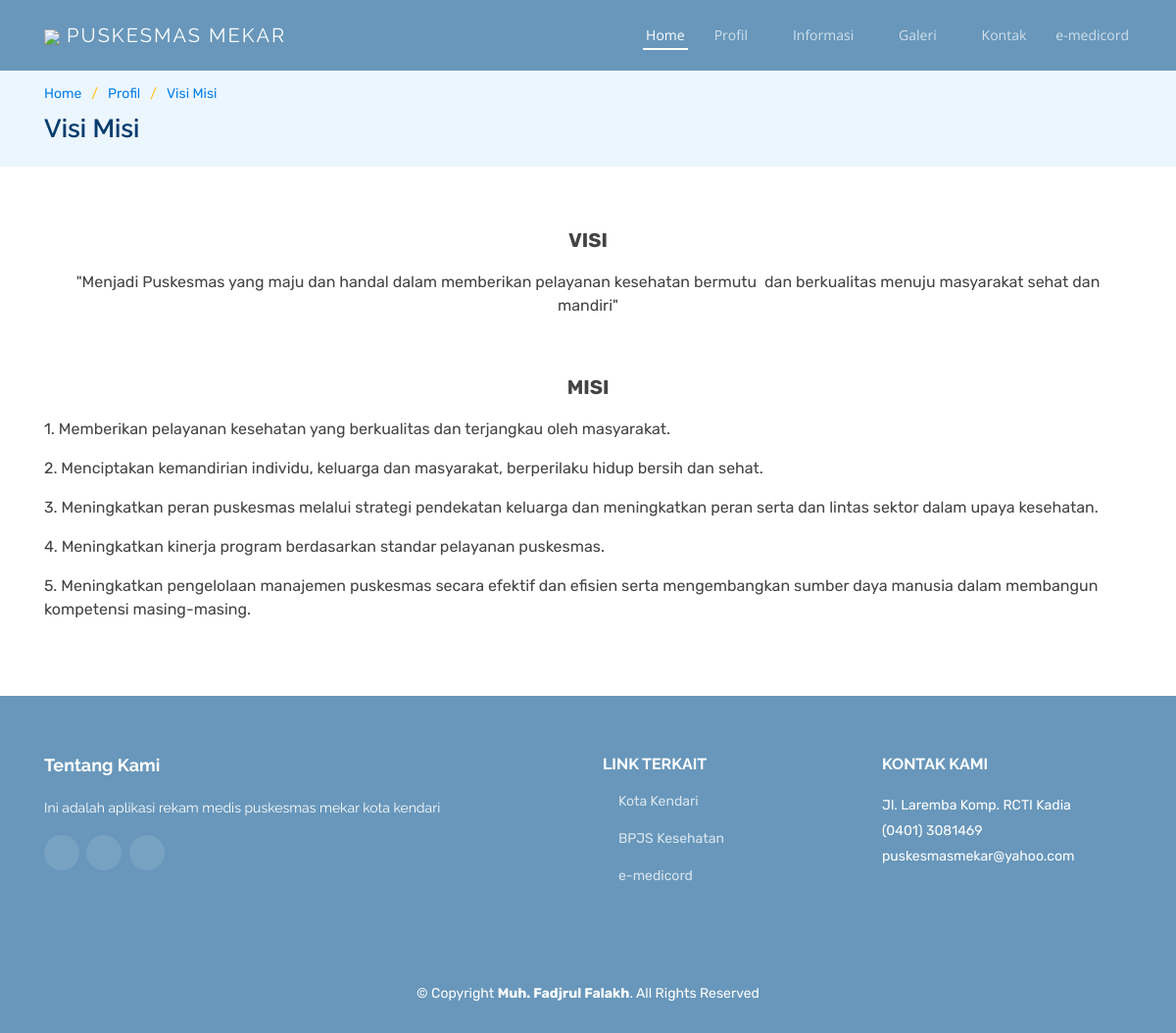
/index.php/profil/visi_misi, run on the app's committed database.
### tables this page shows
CREATE TABLE `tbl_web_content` (
  `content_id` int(11) NOT NULL,
  `content_title` varchar(30) NOT NULL,
  `content_text` text NOT NULL,
  `content_image` varchar(50) NOT NULL,
  `content_menu` varchar(30) NOT NULL,
  `createtime` datetime NOT NULL
);

CREATE TABLE `tbl_setting` (
  `setting_id` int(11) NOT NULL,
  `setting_appname` varchar(100) NOT NULL,
  `setting_short_appname` varchar(10) NOT NULL,
  `setting_owner_name` varchar(100) NOT NULL,
  `setting_phone` varchar(30) NOT NULL,
  `setting_email` varchar(100) NOT NULL,
  `setting_address` text NOT NULL,
  `setting_logo` varchar(100) NOT NULL,
  `setting_background` varchar(150) NOT NULL,
  `setting_instagram` varchar(150) NOT NULL,
  `setting_facebook` varchar(150) NOT NULL,
  `setting_youtube` varchar(150) NOT NULL,
  `setting_about` text DEFAULT NULL,
  `setting_key_aes` varchar(300) NOT NULL,
  `setting_key_speck` varchar(300) NOT NULL,
  `createtime` datetime NOT NULL
);

CREATE TABLE `tbl_web_link` (
  `link_id` int(11) NOT NULL,
  `link_name` varchar(50) NOT NULL,
  `link_url` text NOT NULL,
  `link_image` text NOT NULL,
  `createtime` datetime NOT NULL
);

### application/helpers/site_helper.php (called while the page is built, shortened)
<?php
    if(!function_exists('TemplateLandingPage')){
        function TemplateLandingPage($data, $view, $viewCategory){
            switch($viewCategory){
                default:
                    get_instance()->load->view($view);
                    get_instance()->load->view("landing_page/template/footer");
            }
        }
    }
    if(!function_exists('getSetting')){
        function getSetting(){
            $setting = get_instance()->m_setting->fetch_setting();
            return $setting;
        }
    }
?>

### application/controllers/Profil.php (called while the page is built, shortened)
<?php
class Profil extends CI_Controller {
    public function visi_misi(){
		$data['setting']             = getSetting();
		$data['link']                = $this->m_link->read('','','');
		$data['content']             = $this->m_content->get('visi');
		$data['news_category']       = $this->m_news_category->read('','','');
		$view         = "landing_page/profil/visi";
		$viewCategory = "all";
		TemplateLandingPage($data, $view, $viewCategory);
	}
}

### index.php (called while the page is built, shortened)
<?php
require_once BASEPATH.'core/CodeIgniter.php';

### application/models/M_content.php (called while the page is built, shortened)
<?php
class M_content extends CI_Model {
    public function get($id) {
        $this->db->where('content_menu', $id);
        $query = $this->db->get('tbl_web_content', 1);
        return $query->result();
    }
}
?>

### application/models/M_setting.php (called while the page is built, shortened)
<?php
class M_setting extends CI_Model {
    public function fetch_setting() {
        $this->db->select("*");
        $this->db->from('tbl_setting');
        $this->db->where('setting_id', 1);
        $query = $this->db->get();
        if ($query->num_rows() > 0) {
            foreach ($query->result() as $row) {
                $data[] = $row;
            }
            return $data;
        }
        return false;
    }
}
?>

### application/models/M_link.php (called while the page is built, shortened)
<?php
class M_link extends CI_Model {
    public function read($limit, $start, $key) {
        $this->db->select('*');
        $this->db->from('tbl_web_link');
        $query = $this->db->get();
        if ($query->num_rows() > 0) {
            foreach ($query->result() as $row) {
                $data[] = $row;
            }
            return $data;
        }
        return null;
    }
}
?>

### application/views/landing_page/profil/visi.php (the view)
 <section id="breadcrumbs" class="breadcrumbs">
    <div class="container">
        <ol>
            <li><a href="<?php echo site_url('LandingPage')?>">Home</a></li>
            <li><a href="#">Profil</a></li>
            <li><a href="#">Visi Misi</a></li>
        </ol>
        <h2>Visi Misi</h2>
    </div>
</section>
<main id="main">
    <section id="services" class="services">
        <div class="container" data-aos="fade-up">
            <?php echo $content[0]->content_text;?>
        </div>
    </section>
</main>

### application/views/landing_page/template/footer.php (shortened to what this page needs)
        <footer id="footer">
            <div class="footer-top">
                <div class="container">
                    <div class="row">
                        <div class="col-lg-6 col-md-6 footer-info">
                            <h3>Tentang Kami</h3>
                            <p><?php echo $setting[0]->setting_about;?></p>
                            <div class="social-links mt-3">
                                <a href="<?php echo $setting[0]->setting_facebook;?>" class="facebook"><i class="bx bxl-facebook"></i></a>
                                <a href="<?php echo $setting[0]->setting_instagram;?>" class="instagram"><i class="bx bxl-instagram"></i></a>
                                <a href="<?php echo $setting[0]->setting_youtube;?>" class="youtube"><i class="bx bxl-youtube"></i></a>
                            </div>
                        </div>
                        <div class="col-lg-3 col-md-6 footer-links">
                            <h4>Link Terkait</h4>
                            <ul>
                                <?php foreach($link as $l){ ?>
                                <li><i class="bx bx-chevron-right"></i> <a target="_blank" href="<?php echo $l->link_url;?>"><?php echo $l->link_name;?></a></li>
                                <?php }?>
                            </ul>
                        </div>
                        <div class="col-lg-3 col-md-6 footer-contact">
                            <h4>Kontak Kami</h4>
                            <p>
                                <?php echo $setting[0]->setting_address;?> <br>
                                <?php echo $setting[0]->setting_phone;?><br>
                                <?php echo $setting[0]->setting_email;?><br>
                            </p>
                        </div>
                    </div>
                </div>
            </div>
            <div class="container">
                <div class="copyright">
                    &copy; Copyright <strong><span><?php echo $setting[0]->setting_owner_name;?></span></strong>. All Rights Reserved
                </div>
            </div>
        </footer>
	</body>
</html>

### assets/landing_page/css/style.css (style rules this page uses)
body { font-family: "Open Sans", sans-serif; color: #444444; }
a { color: #0880e8; }
h1, h2, h3, h4, h5, h6 { font-family: "Raleway", sans-serif; }
section { padding: 60px 0; overflow: hidden; }
.breadcrumbs { padding: 15px 0; background: #ecf6fe; margin-top: 70px; }
.breadcrumbs h2 { font-size: 26px; font-weight: 600; color: #043c6d; }
.breadcrumbs ol { display: flex; flex-wrap: wrap; list-style: none; padding: 0 0 10px 0; margin: 0; font-size: 14px; }
.breadcrumbs ol li + li { padding-left: 10px; }
.breadcrumbs ol li + li::before { display: inline-block; padding-right: 10px; color: #ffc412; content: "/"; }
#footer { background: #6897bb; padding: 0 0 30px 0; color: #fff; font-size: 14px; }
#footer .footer-top { background: #6897bb; padding: 60px 0 30px 0; }
#footer .footer-top .footer-info { margin-bottom: 30px; }
#footer .footer-top .footer-info h3 { font-size: 18px; margin: 0 0 20px 0; padding: 2px 0 2px 0; line-height: 1; font-weight: 700; }
#footer .footer-top .footer-info p { font-size: 14px; line-height: 24px; margin-bottom: 0; font-family: "Raleway", sans-serif; color: #fff; }
#footer .footer-top .social-links a { font-size: 16px; display: inline-block; background: rgba(255, 255, 255, 0.1); color: #fff; line-height: 1; padding: 10px 0; margin-right: 4px; border-radius: 50%; text-align: center; width: 36px; height: 36px; transition: 0.3s; }
#footer .footer-top h4 { font-size: 16px; font-weight: bold; color: #fff; text-transform: uppercase; position: relative; padding-bottom: 12px; }
#footer .footer-top .footer-links { margin-bottom: 30px; }
#footer .footer-top .footer-links ul { list-style: none; padding: 0; margin: 0; }
#footer .footer-top .footer-links ul i { padding-right: 2px; color: #5db1f9; font-size: 18px; line-height: 1; }
#footer .footer-top .footer-links ul li { padding: 10px 0; display: flex; align-items: center; }
#footer .footer-top .footer-links ul li:first-child { padding-top: 0; }
#footer .footer-top .footer-links ul a { color: rgba(255, 255, 255, 0.75); transition: 0.3s; display: inline-block; line-height: 1; }
#footer .footer-top .footer-contact { margin-bottom: 30px; }
#footer .footer-top .footer-contact p { line-height: 26px; }
#footer .copyright { text-align: center; padding-top: 30px; }

### application/views/landing_page/template/header.php (style rules this page uses)
.fontRubik { font-family: 'Rubik', sans-serif; }

### data on the page
tbl_web_content: content_text "VISI \"Menjadi Puskesmas yang maju dan handal dalam memberikan pelayanan kesehatan bermutu dan berkualitas menuju masyarakat sehat dan mandiri\" MISI 1. Memberikan pelayanan kesehatan yang berkualitas dan terjangkau oleh masyarakat. 2. Menciptakan kemandirian individu, keluarga dan masyarakat, berperilaku hidup bersih dan sehat. 3. Meningkatkan peran puskesmas melalui strategi pendekatan keluarga dan meningkatkan peran serta dan lintas sektor dalam upaya kesehatan. 4. Meningkatkan kinerja program berdasarkan standar pelayanan puskesmas. 5. Meningkatkan pengelolaan manajemen puskesmas secara efektif dan efisien serta mengembangkan sumber daya manusia dalam membangun kompetensi masing-masing."
tbl_setting: setting_about "Ini adalah aplikasi rekam medis puskesmas mekar kota kendari", setting_address "Jl. Laremba Komp. RCTI Kadia", setting_phone "(0401) 3081469", setting_email "puskesmasmekar@yahoo.com", setting_owner_name "Muh. Fadjrul Falakh"
tbl_web_link: link_name "Kota Kendari"
tbl_web_link: link_name "BPJS Kesehatan"
tbl_web_link: link_name "e-medicord"
